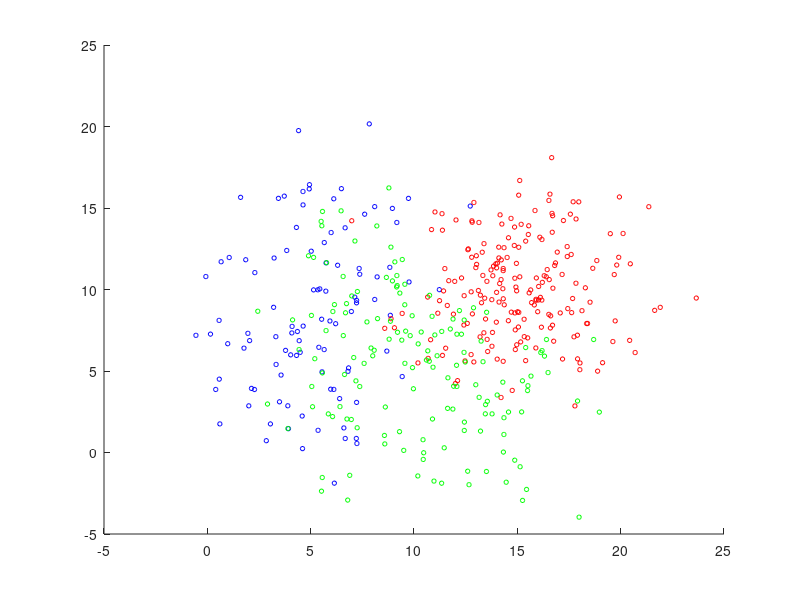

Here is the MATLAB script that generated this plot: (Note: this script raises an error after producing the figure.)
clear all;
close all;

MU1 = [5 10];
SIGMA1 = [8 4; 4 40];
MU2 = [15 10];
SIGMA2 = [8 0; 0 8];
MU3 = [10 5];
SIGMA3 = [10 -5; -5 20];

R3 = chol(SIGMA1);
R4 = chol(SIGMA2);
R5 = chol(SIGMA3);

X1 = repmat(MU1,100,1) + randn(100,2)*R3;
X2 = repmat(MU2,200,1) + randn(200,2)*R4;
X3 = repmat(MU3,150,1) + randn(150,2)*R5;

SIGMA1 = cov(X1);
SIGMA2 = cov(X2);
SIGMA3 = cov(X3);

range1 = [-5:0.1:20]
range2 = [-5:0.1:20]

figure;
hold on;

scatter(X1(:,1), X1(:,2), 10, 'b');
scatter(X2(:,1), X2(:,2), 10, 'r');
scatter(X3(:,1), X3(:,2), 10, 'g');

[c_vectors, c_values] = eigs(SIGMA1);
[d_vectors, d_values] = eigs(SIGMA2);
[e_vectors, e_values] = eigs(SIGMA3);

c_theta = atan2(c_vectors(2,1), c_vectors(1,1));
plot_ellipse(MU1(1), MU1(2), c_theta, sqrt(c_values(1,1)), sqrt(c_values(2,2)));

d_theta = atan2(d_vectors(2,1), d_vectors(1,1));
plot_ellipse(MU2(1), MU2(2), d_theta, sqrt(d_values(1,1)),sqrt(d_values(2,2)));

e_theta = atan2(e_vectors(2,1), e_vectors(1,1));
plot_ellipse(MU3(1), MU3(2), e_theta, sqrt(e_values(1,1)),sqrt(e_values(2,2)));

map_1 = MAP([MU1; MU2; MU3], range1, range2, cat(3, SIGMA1, SIGMA2, SIGMA3), [0.2222 0.4444 0.3333]);
contour(range1, range2, map_1', 2, '--r');
hold on;

case2_classes = {X1, X2, X3};
confusion = zeros(size(case2_classes, 2));

for i=1:size(case2_classes, 2)
    current_class = cell2mat(case2_classes(i));
    for j=1:size(current_class, 1)

       predicted = MAP([MU1; MU2; MU3], current_class(j,1), current_class(j,2), cat(3, SIGMA1, SIGMA2, SIGMA3),[2/9 4/9 1/3] );
   
       confusion(i,predicted) = confusion(i,predicted) + 1;
    end
end 

confusion

error = (sum(confusion(:)) - trace(confusion)) / sum(confusion(:))